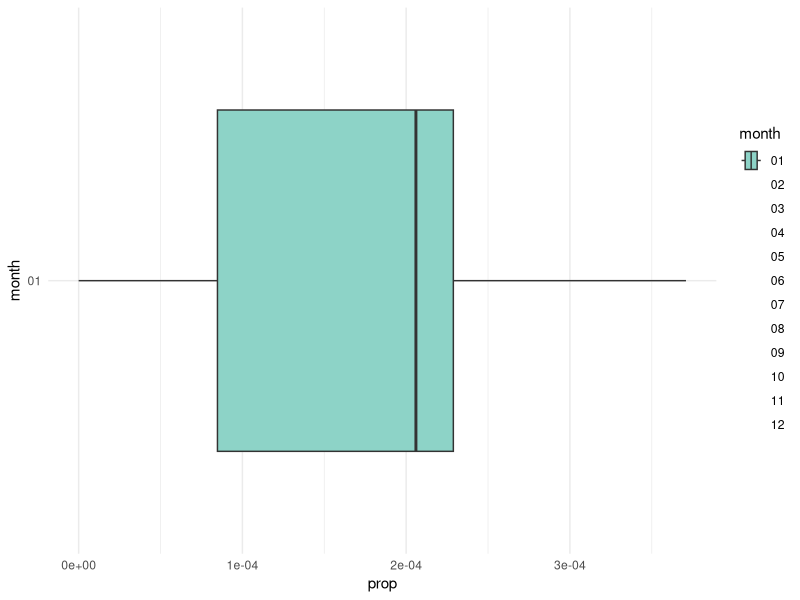
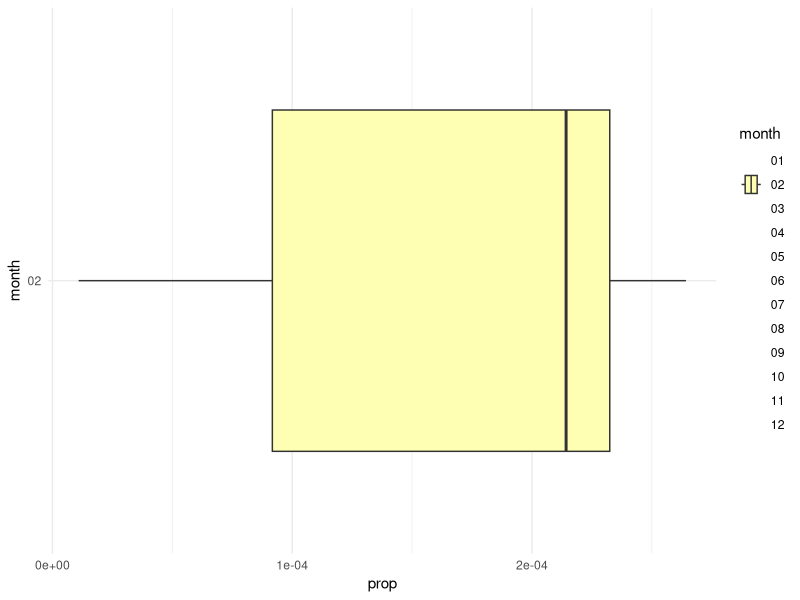
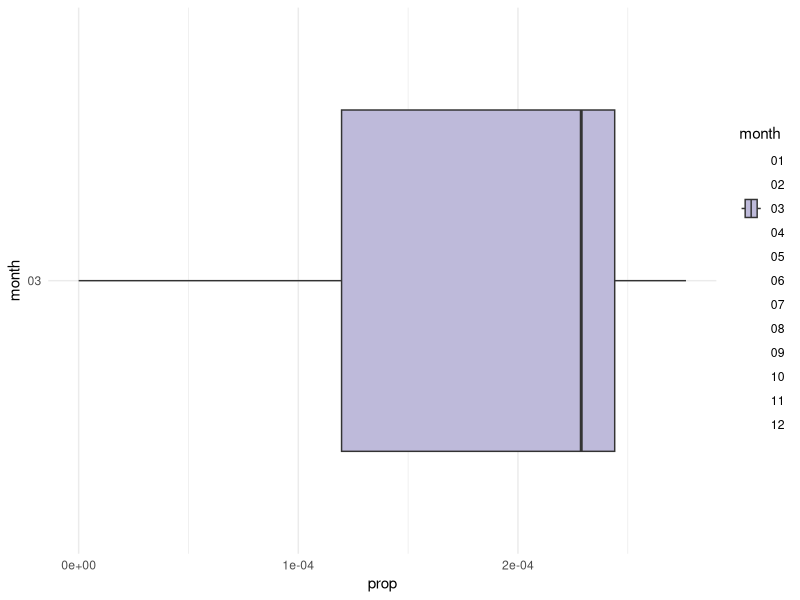
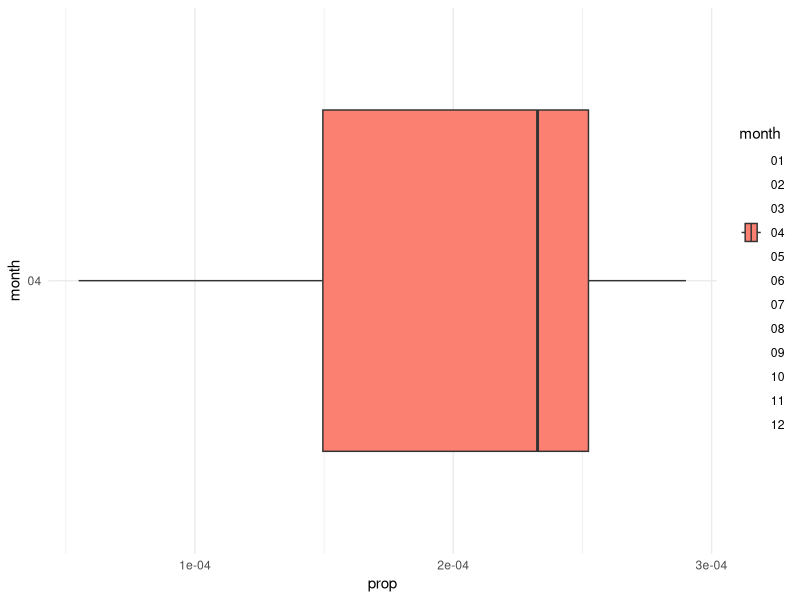
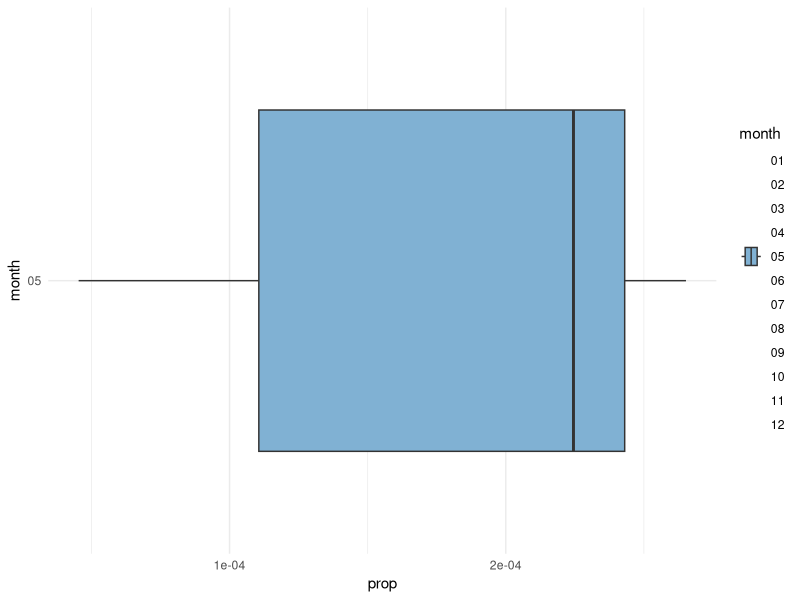
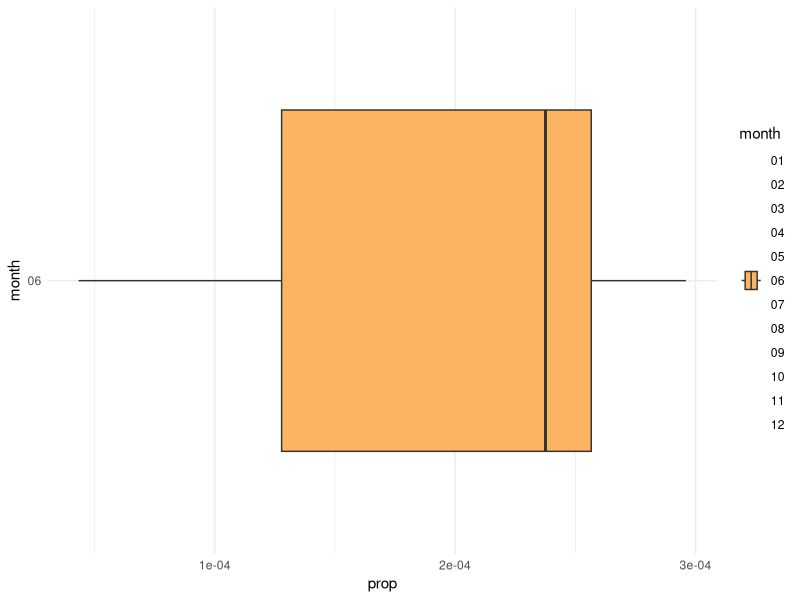
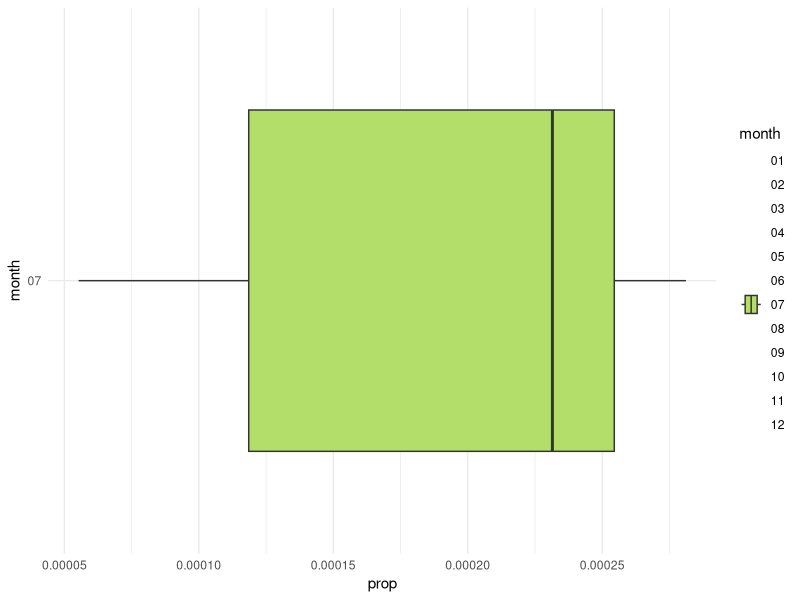
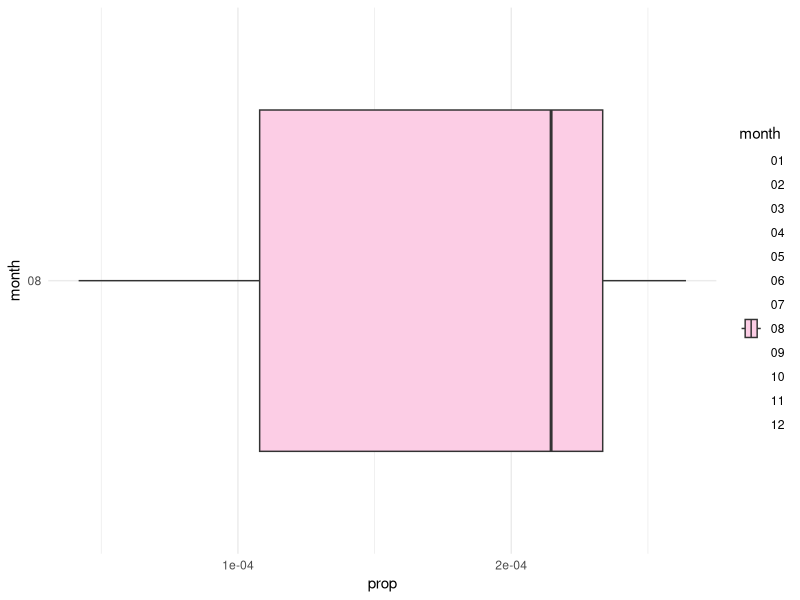

Reproduce these figures in R, in order.
## ---- chunk 1
#| include: false

library(tidyverse)
## ---- chunk 2
sequence <- seq(mdy("01-01-2015"), mdy("12-31-2025"), by = "2 months")

sequence %>%
  map(~tibble(date = .x,
              year = year(.x),
              quarter = quarter(.x),
              ISOweek = isoweek(.x))) %>%
  list_rbind()
## ---- chunk 3
sample_dates <- c("2018-03-15", "2020-07-20", "2023-01-10", "2025-09-05")

difference <- sample_dates %>%
  tibble(dates = .) %>%
  mutate(monthdiff = interval(dates, lead(dates)) %/% months(1),
        weekdiff = interval(dates, lead(dates)) / dweeks(1)) %>%
  drop_na()
          
difference

## ---- chunk 4
#| output: false
wmata <- read.csv("wmata_ridership.csv")
str(wmata)

wmata <- wmata %>%
  mutate(prop = Total/sum(Total)) %>%
  filter(!substr(Date, 3, 4) == "04" & !substr(Date, 3, 4) == "05")

monthly <- wmata %>%
  mutate(month = factor(substr(Date, 6, 7))) %>%
  group_split(month)

monthly

## ---- chunk 5
monthlyboxplots <- monthly %>%
  map(~ {unique(.x$month)
  
  ggplot(data = .x, aes(x = prop, y = month, fill = month)) +
  geom_boxplot() +
  scale_fill_brewer(palette = "Set3", drop = FALSE) +
  theme_minimal() })

monthlyboxplots
## ---- chunk 6
keep(c(2024, 3021, 2000, 1800, 800, 5050, 600, 7156), leap_year)
